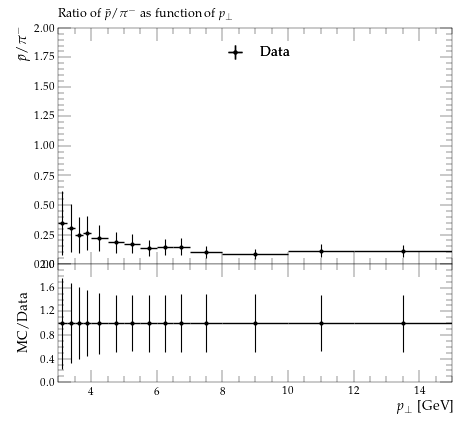

This chart was generated by the following Python code:
#! /usr/bin/env python3

# This Python script was auto-generated using YODA v2.1.0.
# Analysis object: /STAR_2012_I930463/d07-x01-y05
# Timestamp: 07-10-2025 (18:42:21)

import matplotlib as mpl
import matplotlib.pyplot as plt
mpl.use('Agg') # comment out for interactive use
import os
import numpy as np
from numpy import nan, inf

plotDir = os.path.split(os.path.realpath(__file__))[0]
if 'YODA_USER_PLOT_PATH' in globals():
    plot_outdir = globals()['YODA_USER_PLOT_PATH']
else:
    plot_outdir = plotDir

#plot style
plt.style.use(os.path.join(plotDir, '../default.mplstyle'))
# plot metadata
figW, figH = plt.rcParams['figure.figsize']
ax_xLabel = r'$p_\perp$ [GeV]'
ax_yLabel = r'$\bar{p} / \pi^-$'
ax_title  = r'Ratio of $\bar{p} / \pi^{-}$ as function of $p_\perp$'
ax_xScale = 'linear'
ax_yScale = 'linear'
xLims = (3.0, 15.0)
yLims = (0.0, 2.0)

# TeX-friendly labels for the legend
labels = {
    'legend' : ([ r"Data", r"pp200GeV" ], r""),
}

# Adjust canvas width and height
canvasW = 10.0
canvasH = 9.0
figW *= canvasW/10.
figH *= canvasH/9.

# Create figure and axis objects
fig, (ax, ratio0_ax) = plt.subplots(2, 1, sharex=True,
                  figsize=(figW,figH), gridspec_kw={'height_ratios': (6.0, 3.0)})

# Set figure margins
plt.subplots_adjust(
    left   = 1.0 * plt.rcParams['figure.subplot.left'],
    right  = 1.0 * plt.rcParams['figure.subplot.right'],
    top    = 1.0 * plt.rcParams['figure.subplot.top'],
    bottom = 1.0 * plt.rcParams['figure.subplot.bottom'])

ratio0_ax.yaxis.set_major_locator(mpl.ticker.MultipleLocator(0.4))
ratio0_ax.set_ylim(0.0, 2.0)
ratio0_ax.set_ylabel('MC/Data')

# the numerical data is stored in a separate file
dataf = dict()
prefix = os.path.split(__file__)[0]
if prefix:    prefix = prefix + '/'
exec(open(prefix+'d07-x01-y05__data.py').read(), dataf)


legend_handles = dict() # keep track of handles for the legend

# style options for curves
# starts at zorder>=5 to draw curve on top of legend
styles = {
  'Data': {
    'color' : 'black',
    'linestyle' : '-',
    'linewidth' : 1,
    'marker' : 'o',
    'markersize' : 2,
    'capsize' : 0.0,
    'zorder' : 5,
    'histstyle' : 0,
    'drawstyle' : 'steps-pre',
    'xerrorbars' : 1,
    'yerrorbars' : 1,
    'fillcolor' : None,
    'fillopacity' : 1.0,
    'ratio0_linestyle' : '-',
    'ratio0_linewidth' : 1,
    'ratio0_marker' : 'o',
    'ratio0_markersize' : 2,
    'ratio0_capsize' : 0.0,
    'ratio0_zorder' : 5,
    'ratio0_histstyle' : 0,
    'ratio0_drawstyle' : 'steps-pre',
    'ratio0_xerrorbars' : 1,
    'ratio0_yerrorbars' : 1,
  },
  'pp200GeV.yoda': {
    'color' : '#EE3311',
    'linestyle' : '-',
    'linewidth' : 1,
    'marker' : 'none',
    'markersize' : 2,
    'capsize' : 0.0,
    'zorder' : 6,
    'histstyle' : 1,
    'drawstyle' : 'steps-pre',
    'xerrorbars' : 1,
    'yerrorbars' : 1,
    'fillcolor' : None,
    'fillopacity' : 1.0,
    'ratio0_linestyle' : '-',
    'ratio0_linewidth' : 1,
    'ratio0_marker' : 'none',
    'ratio0_markersize' : 2,
    'ratio0_capsize' : 0.0,
    'ratio0_zorder' : 6,
    'ratio0_histstyle' : 1,
    'ratio0_drawstyle' : 'steps-pre',
    'ratio0_xerrorbars' : 1,
    'ratio0_yerrorbars' : 1,
  },
}

# curve from input yoda files in main panel
for label, yvals in dataf['yvals'].items():
    if all(np.isnan(v) for v in dataf['yvals'][label]):
        continue
    tmp = None
    if styles[label]['histstyle']: # draw as histogram
        xpos = dataf['xedges'][label] if styles[label]['drawstyle'] else dataf['xpoints'][label]
        ypos = np.insert(yvals, 0, yvals[0]) if styles[label]['drawstyle'] else yvals
        if styles[label]['fillcolor']: # fill area below curve
            ax.fill_between(xpos, ypos, step='pre',
                            color=styles[label]['fillcolor'],
                            alpha=styles[label]['fillopacity'])
        tmp, = ax.plot(xpos, ypos,
                       color=styles[label]['color'],
                       linestyle=styles[label]['linestyle'],
                       linewidth=styles[label]['linewidth'],
                       drawstyle=styles[label]['drawstyle'], solid_joinstyle='miter',
                       zorder=styles[label]['zorder'], label=label)
    tmp = ax.errorbar(dataf['xpoints'][label], yvals,
                      xerr=np.array(dataf['xerrs'][label])*styles[label]['xerrorbars'],
                      yerr=np.array(dataf['yerrs'][label])*styles[label]['yerrorbars'],
                      fmt=styles[label]['marker'], capsize=styles[label]['capsize'],
                      markersize=styles[label]['markersize'],
                      ecolor=styles[label]['color'],
                      color=styles[label]['color'], zorder=styles[label]['zorder'])
    tmp[-1][0].set_linestyle(styles[label]['linestyle'])
    tmp[-1][0].set_linewidth(styles[label]['linewidth'])
    if label in dataf['add_legend_handle']:  legend_handles[label] = tmp
    for varLabel in dataf['variation_yvals'].keys():
        if varLabel.startswith(label):
            tmp, = ax.plot(dataf['xedges'][label], dataf['variation_yvals'][varLabel],
                           color=styles[label]['color'],
                           linestyle=styles[label]['linestyle'],
                           linewidth=styles[label]['linewidth'],
                           drawstyle='steps-pre', solid_joinstyle='miter',
                           zorder=styles[label]['zorder'], alpha=0.5)


# plots on ratio panel
# curve from input yoda files in ratio panel
for label, yvals in dataf['ratio0_yvals'].items():
    if all(np.isnan(v) for v in yvals):
        continue
    if styles[label]['ratio0_histstyle']: # plot as histogram
        xpos = dataf['xedges']['Data'] if styles[label]['ratio0_drawstyle'] else dataf['xpoints']['Data']
        ypos = np.insert(yvals, 0, yvals[0]) if styles[label]['ratio0_drawstyle'] else yvals
        ratio0_ax.plot(xpos, ypos,
                       color=styles[label]['color'],
                       linewidth=styles[label]['linewidth'],
                       linestyle=styles[label]['ratio0_linestyle'],
                       drawstyle=styles[label]['ratio0_drawstyle'], zorder=styles[label]['zorder'],
                       solid_joinstyle='miter')
    tmp = ratio0_ax.errorbar(dataf['xpoints']['Data'], yvals,
                             xerr=np.array(dataf['ref_xerrs'])*styles[label]['ratio0_xerrorbars'],
                             yerr=np.array(dataf['ratio0_yerrs'][label])*styles[label]['ratio0_yerrorbars'],
                             fmt=styles[label]['ratio0_marker'], capsize=styles[label]['ratio0_capsize'],
                             markersize=styles[label]['ratio0_markersize'],
                             ecolor=styles[label]['color'],
                             color=styles[label]['color'])
    tmp[-1][0].set_linestyle(styles[label]['ratio0_linestyle'])
    tmp[-1][0].set_linewidth(styles[label]['ratio0_linewidth'])

    for varlabel in dataf['ratio0_variation_vals'].keys():
        if varlabel.startswith(label):
            ratio0_ax.plot(dataf['xedges']['Data'],
                            dataf['ratio0_variation_vals'][varlabel],
                            color=styles[label]['color'],
                            linestyle=styles[label]['linestyle'],
                            linewidth=styles[label]['linewidth'],
                            drawstyle='steps-pre', solid_joinstyle='miter',
                            zorder=1, alpha=0.5)

legend_items = list(legend_handles.values())
ax.add_artist(ax.legend(legend_items,
                        labels['legend'][0],
                        title=labels['legend'][1],
                        alignment='left',
                        loc='upper center',
                        bbox_to_anchor=(0.5, 0.97)))

# set plot metadata as defined above
ratio0_ax.set_xlabel(ax_xLabel)
ratio0_ax.xaxis.set_label_coords(1., -0.15)
ax.set_ylabel(ax_yLabel, ha='right', va='top')
ax.yaxis.set_label_coords(-0.11, 1.0)
ax.set_title(ax_title, loc='left')
ax.set_xscale(ax_xScale)
ax.set_yscale(ax_yScale)
ax.set_xlim(xLims)
ax.set_ylim(yLims)

# tick formatting
plt.rcParams['xtick.top'] = True
plt.rcParams['ytick.right'] = True
fig.align_ylabels((ax, ratio0_ax))
plt.savefig(os.path.join(plot_outdir, 'd07-x01-y05.pdf'), format='PDF')
plt.savefig(os.path.join(plot_outdir, 'd07-x01-y05.png'), format='PNG')

plt.close(fig)
